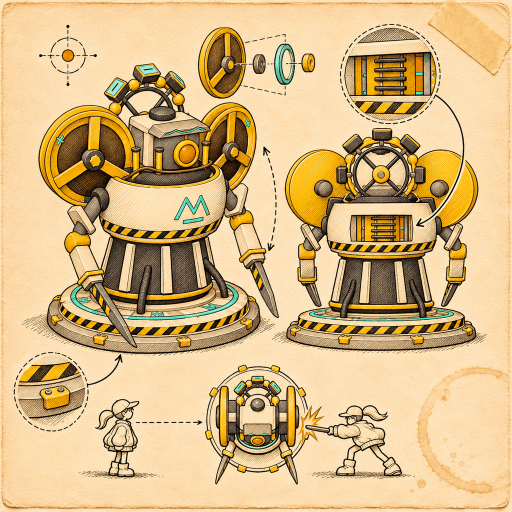
#> input picture assets/codex/archivist.png, 1024 x 1024 px, given in place of archivist.png.png, which was not available (shown at 1/2 size)
$ python sheet.py ../../assets/codex/archivist.png
#> lines starting #> are read from the running program, lines starting #| are printed output that depends on the picture
"""Contact sheets for the icon family: every group on a light and a dark background, at a big and a small size.

  python -I art/icons/sheet.py            -> art/icons/sheet_<group>_{light,dark}.png  (+ sheet_small_{light,dark}.png)
  python -I art/icons/sheet.py gear/amp_sledge gear/click_visor   -> art/icons/sheet_pick.png (ad-hoc review sheet)
"""
import sys, os
from PIL import Image, ImageDraw, ImageFont

HERE = os.path.dirname(os.path.abspath(__file__))
OUT = os.path.join(os.path.dirname(os.path.dirname(HERE)), "assets", "ui", "icons")
BG = {"light": (236, 229, 214), "dark": (24, 20, 32)}
FG = {"light": (30, 26, 36), "dark": (230, 226, 236)}
GROUPS = [("gear", 160, (64,)), ("abilities", 160, (64, 32)), ("slots", 160, (64, 32)), ("actions", 128, (48, 24)), ("tape", 128, (48, 24))]


def font(n):
    try:
        return ImageFont.truetype("arial.ttf", n)
    except Exception:
        return ImageFont.load_default()


def ids(group):
    d = os.path.join(OUT, group)
    return [f[:-4] for f in sorted(os.listdir(d)) if f.endswith(".png")] if os.path.isdir(d) else []


def sheet(items, big, smalls, bgname, cols):
    """items: list of (label, path)."""
#> called with big = 200, smalls = (64, 32), bgname = 'light', cols = 1
    cw = max(big, 110) + 16
    ch = big + 8 + sum(s + 6 for s in smalls) + 22
    rows = (len(items) + cols - 1) // cols
    im = Image.new("RGB", (cols * cw + 16, rows * ch + 16), BG[bgname])
    d = ImageDraw.Draw(im)
    f = font(11)
    for i, (label, path) in enumerate(items):
        x, y = 16 + (i % cols) * cw, 16 + (i // cols) * ch
        src = Image.open(path).convert("RGBA")
        b = src.resize((big, big), Image.LANCZOS)
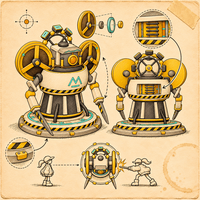
#> b: PIL image 200x200 RGBA; mean R, G, B, A 214, 184.1, 133.3, 255
        im.paste(b, (x + (cw - 16 - big) // 2, y), b)
        yy = y + big + 6
        xx = x
        for s in smalls:
            t = src.resize((s, s), Image.LANCZOS)
            im.paste(t, (x + (cw - 16 - s) // 2, yy), t)
            yy += s + 6
#> this loop made 2 passes
#> pass 1, in sheet, `t = src.resize((s, s), Image.LANCZOS)`:
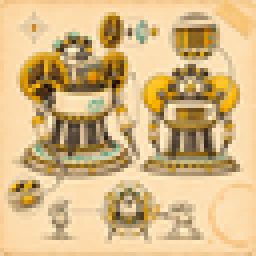
#> t: PIL image 64x64 RGBA (shown 4 times larger); mean R, G, B, A 214.2, 184.1, 133.2, 255
#> after the loop:
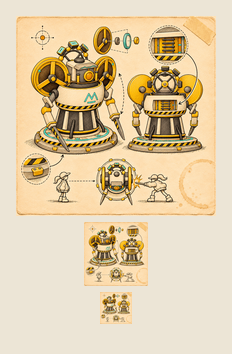
#> im: PIL image 232x354 RGB; mean R, G, B 223.9, 204.3, 169.7
#> after the loop, yy = 330
        d.text((x, yy), label[:20], fill=FG[bgname], font=f)
    return im


def main():
    sel = sys.argv[1:]
    if sel:
        items = [(k.split("/")[-1], os.path.join(OUT, k + ".png")) for k in sel]
        a = sheet(items, 200, (64, 32), "light", min(6, len(items)))
        b = sheet(items, 200, (64, 32), "dark", min(6, len(items)))
#> call 2 of sheet, with big = 200, smalls = (64, 32), bgname = 'dark', cols = 1
#> in sheet (call 2), `rows = (len(items) + cols - 1) // cols`: rows = 1
#> in sheet (call 2), `im = Image.new("RGB", (cols * cw + 16, rows * ch + 16), BG[bgname])`:
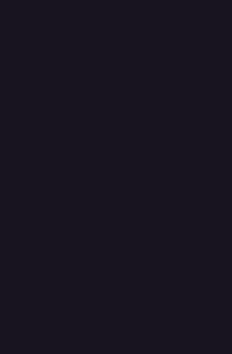
#> im: PIL image 232x354 RGB; mean R, G, B 24, 20, 32
#> in sheet (call 2), `x, y = 16 + (i % cols) * cw, 16 + (i // cols) * ch`: x = 16
#> in sheet (call 2), `yy = y + big + 6`: yy = 222
#> in sheet (call 2), `xx = x`: xx = 16
#> the loop in sheet (call 2), `for s in smalls:` made 2 passes
#> yy on passes 1 to 2: 292, 330
#> after the loop in sheet (call 2), `for s in smalls:`:
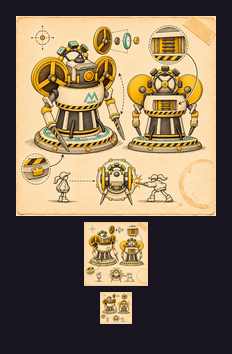
#> im: PIL image 232x354 RGB; mean R, G, B 128.4, 110.2, 87.7
#> after the loop in sheet (call 2), `for s in smalls:`: yy = 330
#> b: PIL image 232x354 RGB
        im = Image.new("RGB", (a.width, a.height + b.height))
#> im: PIL image 232x708 RGB; every value is 0
        im.paste(a, (0, 0)); im.paste(b, (0, a.height))
#> after `im.paste(a, (0, 0))`:
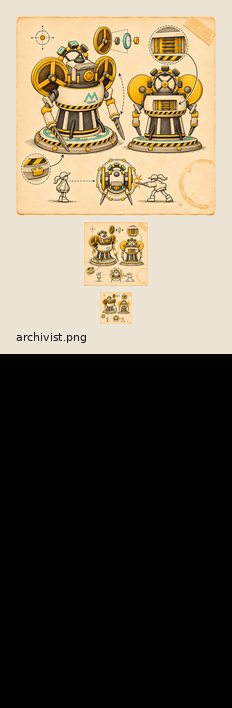
#> im: PIL image 232x708 RGB; mean R, G, B 111.8, 102, 84.7
#> after `im.paste(b, (0, a.height))`:
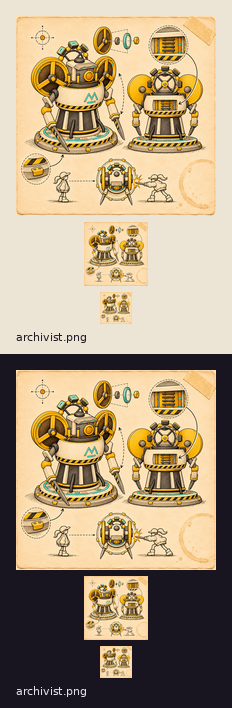
#> im: PIL image 232x708 RGB; mean R, G, B 176.2, 157.3, 128.7
        im.save(os.path.join(HERE, "sheet_pick.png"))
        return
    for bgname in BG:
        small_items = []
        for g, big, smalls in GROUPS:
            items = [(i, os.path.join(OUT, g, i + ".png")) for i in ids(g)]
            if not items:
                continue
            cols = 8 if g == "gear" else min(10, len(items))
            sheet(items, big, smalls, bgname, cols).save(os.path.join(HERE, "sheet_%s_%s.png" % (g, bgname)))
            small_items += items
        # everything at HUD sizes only: 64 for gear/abilities/slots, 24 for glyphs
        cols = 16
        cell = 76
        rows = (len(small_items) + cols - 1) // cols
        im = Image.new("RGB", (cols * cell + 12, rows * cell + 12), BG[bgname])
        for i, (label, path) in enumerate(small_items):
            s = 24 if (os.sep + "actions" + os.sep in path or os.sep + "tape" + os.sep in path) else 64
            t = Image.open(path).convert("RGBA").resize((s, s), Image.LANCZOS)
            im.paste(t, (12 + (i % cols) * cell + (64 - s) // 2, 12 + (i // cols) * cell + (64 - s) // 2), t)
        im.save(os.path.join(HERE, "sheet_small_%s.png" % bgname))


main()
